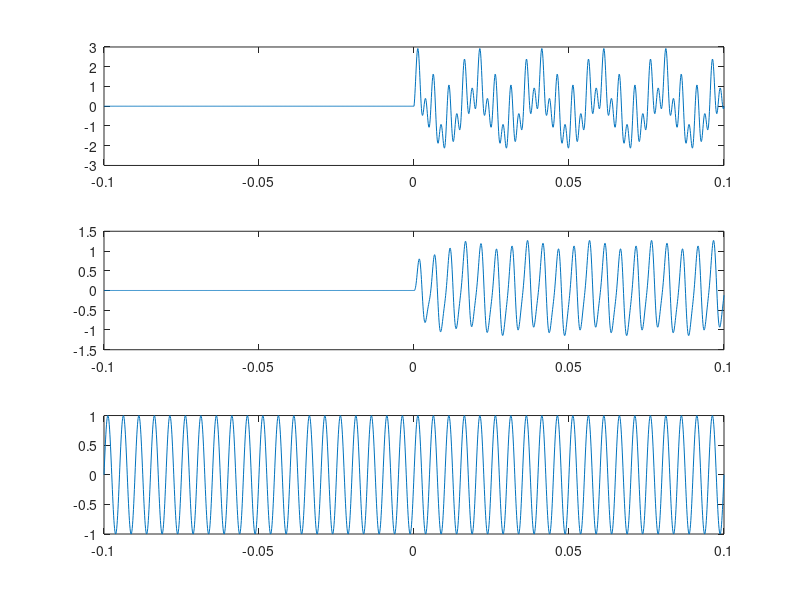

Write the MATLAB code that produced this figure.
% Stephen Kemp
% EE103L Section 01B
% Lab 3
% Problem 3

close all;
clear all;

dt = .0001;
t = -0.1:dt:0.1;

w = sin(400*pi*t);
x = @(t) (cos(100*pi*t) + sin(400*pi*t) - cos(800*pi*t)).*(t>=0);
h = @(t) (400*exp(-200*t).*cos(400*pi*t)).*(t>=0);

y = conv(x(t), h(t))*dt;
y = y(.1/dt:3*.1/dt);

figure();

subplot(3,1,1);
plot(t, x(t));

subplot(3,1,2);
plot(t, y);

subplot(3,1,3);
plot(t, w);

% the filtered signal looks much closer to the un-corrupted input signal.
% However, there is still some amplitude wavering.